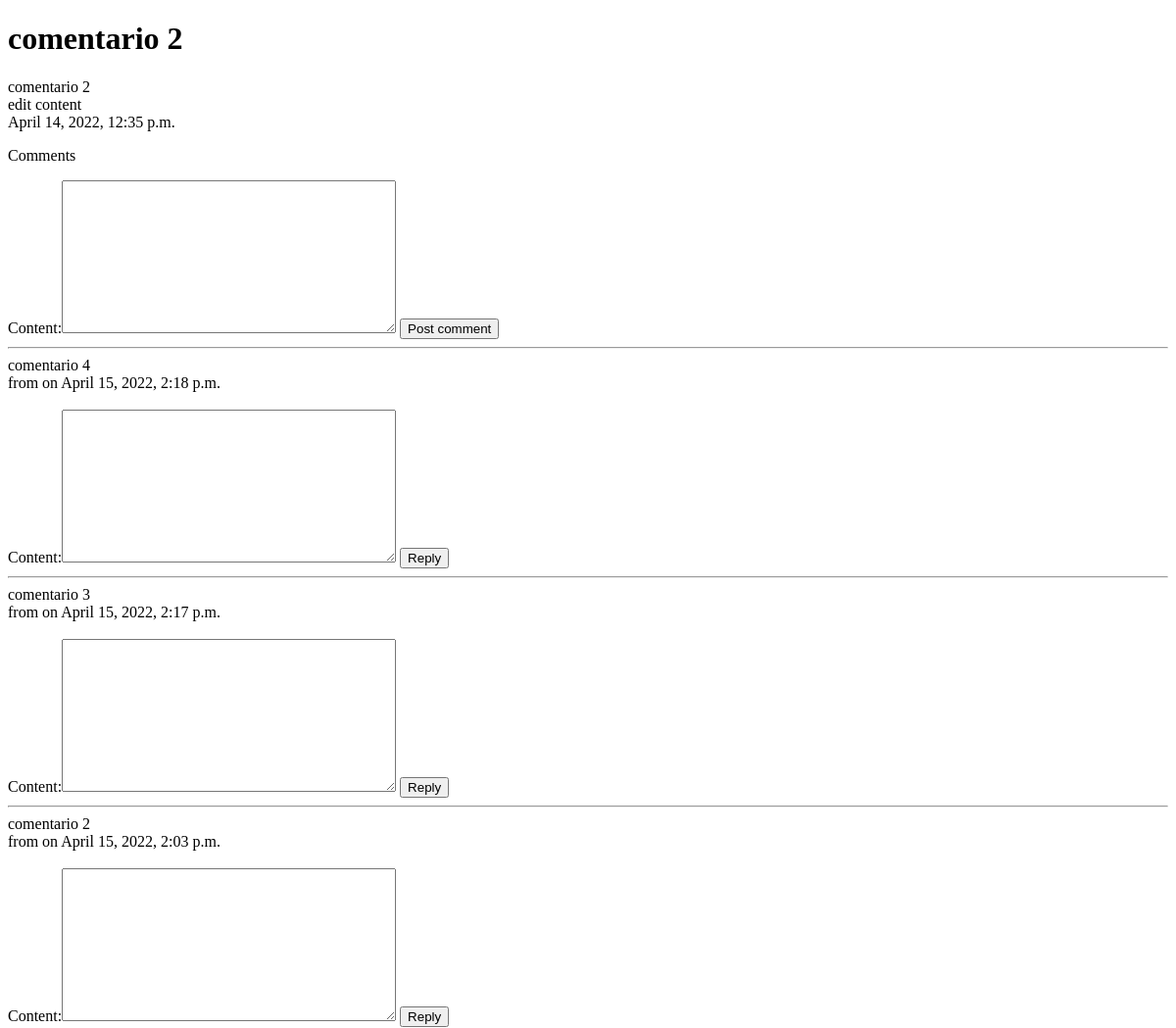
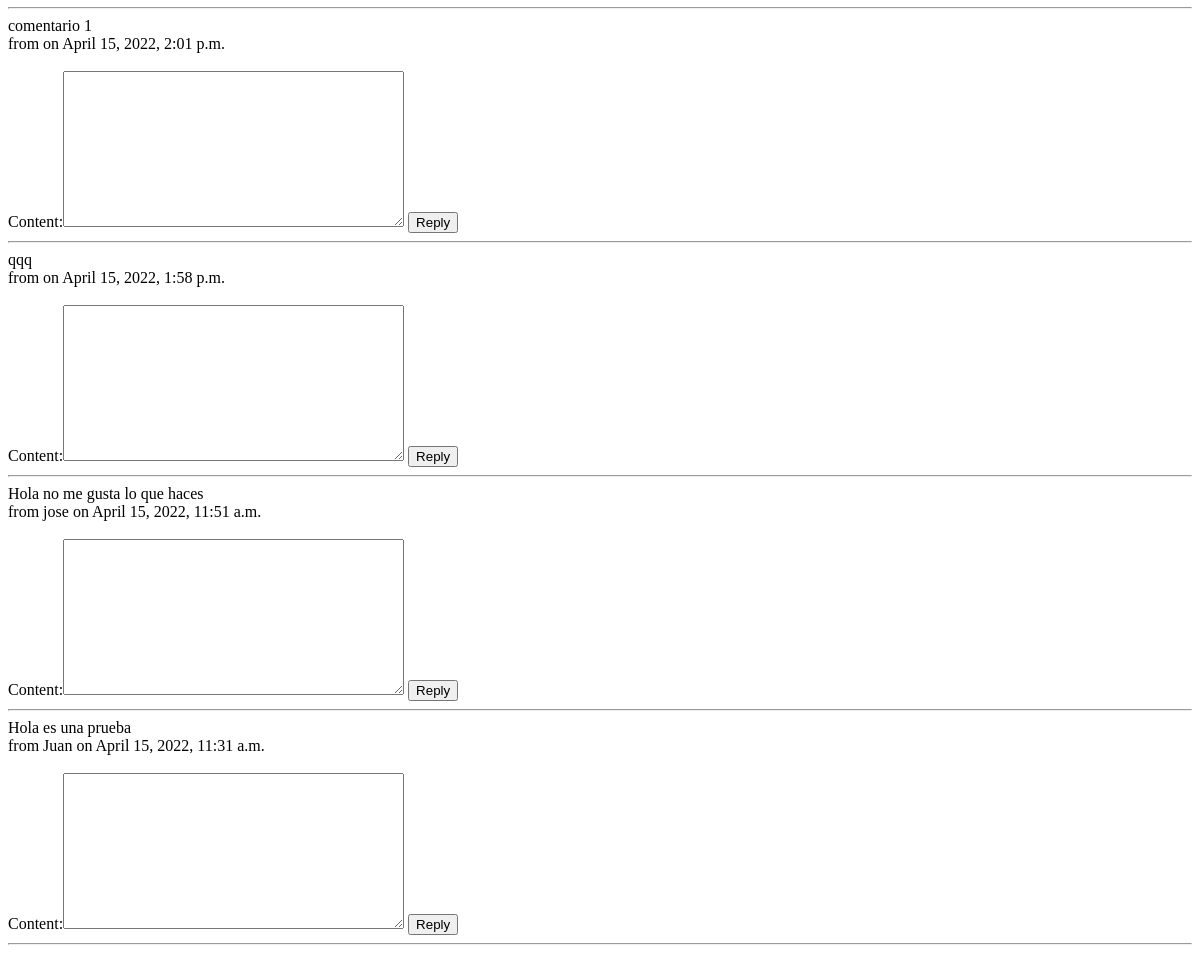
Page /posts/2/ on the earlier database version (2 pictures, top to bottom).
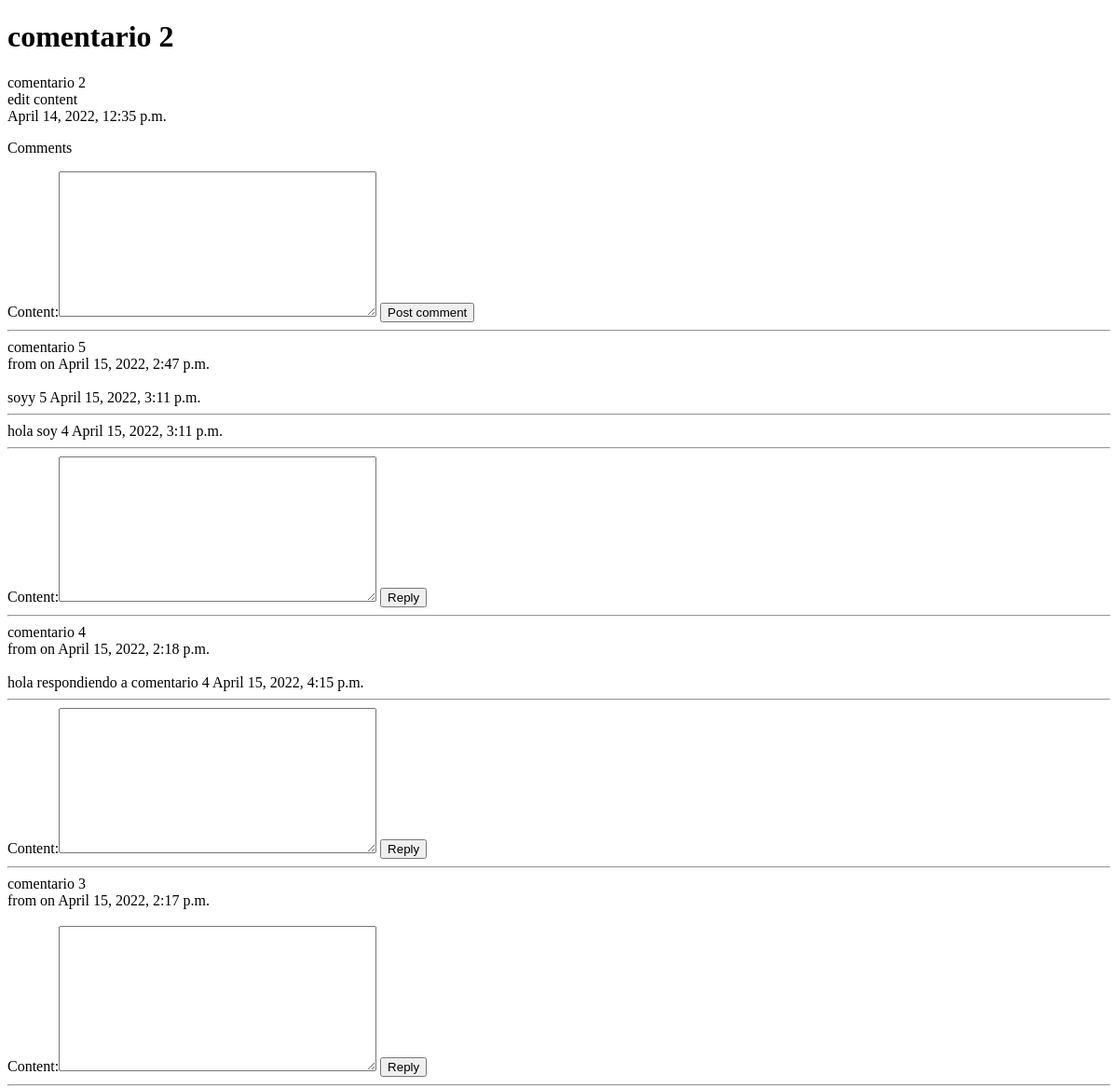
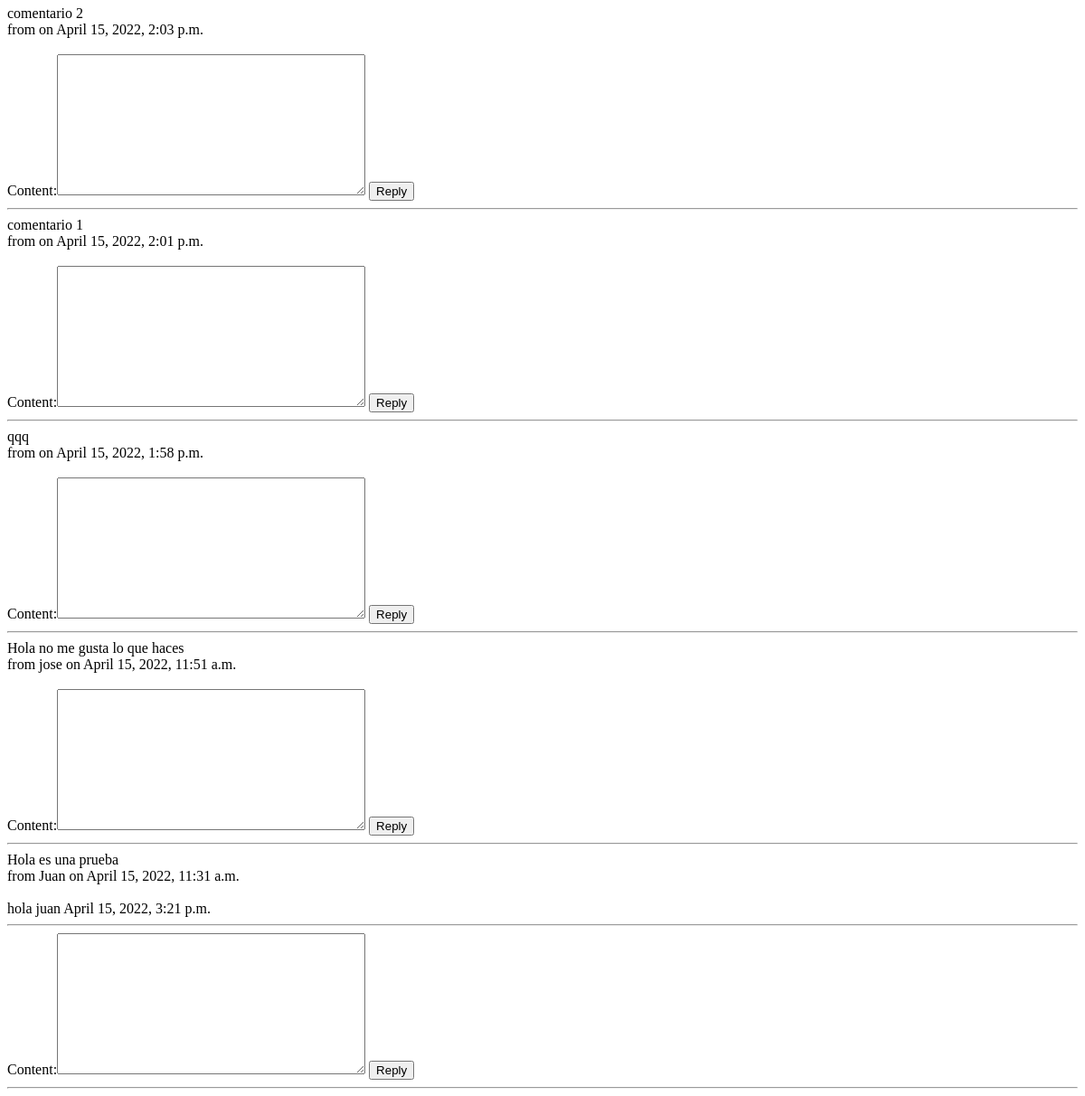
Same page on the later database version (2 pictures, top to bottom).
### post/models.py (models this page shows, shortened)
class Post(models.Model):
    title =  models.CharField(max_length=100)
    content = models.TextField()
    update = models.DateTimeField(auto_now=True, auto_now_add=False)
    timestamp = models.DateTimeField(auto_now=False, auto_now_add=True)
    @property
    def get_content_type(self):
        instance = self
        content_type = ContentType.objects.get_for_model(instance.__class__)
        return content_type

### comments/models.py (models this page shows, shortened)
class Comment(models.Model):
    name = models.CharField(max_length=100)
    content_type = models.ForeignKey(ContentType, on_delete=models.CASCADE)
    object_id = models.PositiveIntegerField()
    content_object = GenericForeignKey('content_type', 'object_id')
    parent = models.ForeignKey('self', null=True, blank=True, on_delete=models.CASCADE)
    content = models.TextField()
    timestamp = models.DateTimeField(auto_now_add=True)
    class Meta:
        ordering = ['-timestamp']
    def children(self):
        return Comment.objects.filter(parent=self)

### post/views.py (the view, shortened to what this page needs)
# urls.py: path('<int:id>/', views.post_individual, name = 'detail'),
def post_individual(request, id):
    instance = get_object_or_404(Post, id=id)
    content_type = ContentType.objects.get_for_model(Post)
    obj_id = instance.id
    initial_data = {
        'content_type': instance.get_content_type,
        'object_id': instance.id
    }
    comment_form = CommentForm(request.POST or None,initial=initial_data)
    comments = Comment.objects.filter(content_type= content_type, object_id=obj_id).filter(parent=None)
    context = {
        "instance":instance,
        "title": instance.title,
        'comments':comments,
        'comment_form':comment_form
    }
    return render(request, 'detail.html', context)

### comments/forms.py
class CommentForm(forms.Form):
    content_type = forms.CharField(widget=forms.HiddenInput)
    object_id = forms.IntegerField(widget=forms.HiddenInput)
    content = forms.CharField(widget=forms.Textarea)

### templates/detail.html (shortened to what this page needs)
{% extends 'index.html' %}
{% block content %}
<h1>{{title}}</h1>
    {{instance.title}}<br/>
    {{instance.content}}<br/>
    {{instance.timestamp}}<br/>
    <div>
        <p class='lead'>Comments</p>
        <form method='POST' action='.'>{%csrf_token%}
            {{comment_form}}
            <input type='submit' value='Post comment'>
        </form>
        <hr/>
        {%for comment in comments%}
        <div>
        {{comment.content}}
        <br/>
        from {{comment.name}} on {{comment.timestamp}}
       <br/>
       <br/>
        {% for child_comment in comment.children %}
        <div>
            {{child_comment.content}}
            {{child_comment.timestamp}}
            <hr/>
        </div>
        {% endfor %}
            <form method='POST' action='.'>{%csrf_token%}
                {{comment_form}}
                <input type='submit' value='Reply'>
            </form>
        </div>
        <hr/>
        {% endfor %}
    </div>
{% endblock content %}

### templates/index.html (shortened to what this page needs)
<!DOCTYPE html>
<html lang="en">
<head>
</head>
<body>
    <div class='container'>
    {%block content%}
    {% endblock content%}
    </div>
</body>
</html>

Differences in the rows shown:
added Comment: content "comentario 5", timestamp "April 15, 2022, 2:47 p.m.", shown under "comentario 2"
added Comment: content "soyy 5", timestamp "April 15, 2022, 3:11 p.m.", shown under "comentario 5"
added Comment: content "hola soy 4", timestamp "April 15, 2022, 3:11 p.m.", shown under "comentario 5"
added Comment: content "hola respondiendo a comentario 4", timestamp "April 15, 2022, 4:15 p.m.", shown under "comentario 4"
added Comment: content "hola juan", timestamp "April 15, 2022, 3:21 p.m.", shown under "Hola es una prueba"
